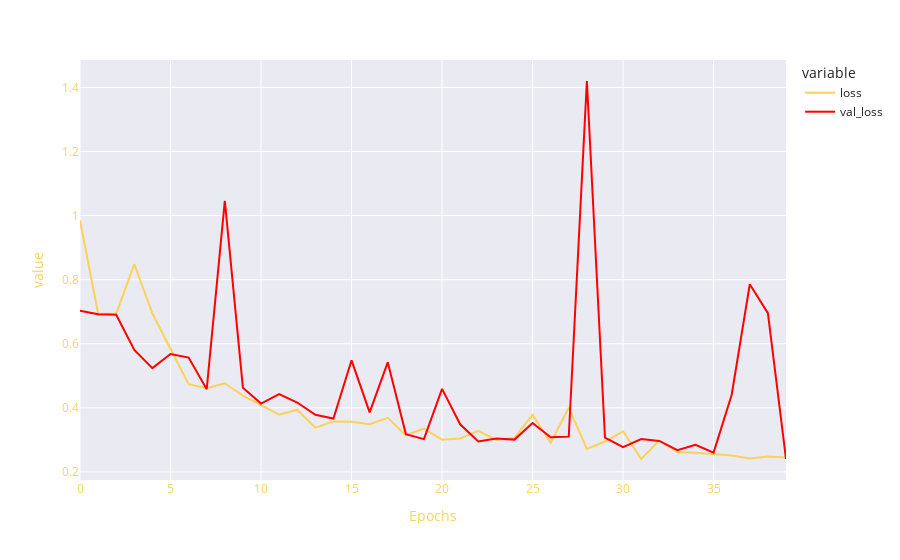

Here is the notebook cell this chart was saved with:
### Code cell
fig = px.line(results,y=[results['loss'],results['val_loss']],template="seaborn",color_discrete_sequence=['#fad25a','red'])
fig.update_layout(   
    title_font_color="#fad25a", 
    xaxis=dict(color="#fad25a",title='Epochs'), 
    yaxis=dict(color="#fad25a")
 )
fig.show()

### Figure 1 — Plotly figure (JSON) as saved in the notebook; plotly's stock layout.template omitted (floating-point values rounded to 4 significant figures)
{"data": [{"hovertemplate": "variable=loss<br>index=%{x}<br>value=%{y}<extra></extra>", "legendgroup": "loss", "line": {"color": "#fad25a", "dash": "solid"}, "marker": {"symbol": "circle"}, "mode": "lines", "name": "loss", "orientation": "v", "showlegend": true, "type": "scatter", "x": [0, 1, 2, 3, 4, 5, 6, 7, 8, 9, 10, 11, 12, 13, 14, 15, 16, 17, 18, 19, 20, 21, 22, 23, 24, 25, 26, 27, 28, 29, 30, 31, 32, 33, 34, 35, 36, 37, 38, 39], "xaxis": "x", "y": [0.9846, 0.6942, 0.6936, 0.8484, 0.6942, 0.5816, 0.4738, 0.4606, 0.4766, 0.4374, 0.4082, 0.3785, 0.394, 0.3379, 0.3574, 0.356, 0.3488, 0.3685, 0.3141, 0.3348, 0.3004, 0.3039, 0.3278, 0.2996, 0.3062, 0.3781, 0.291, 0.4002, 0.2716, 0.2946, 0.3266, 0.24, 0.2977, 0.2622, 0.2594, 0.2544, 0.2508, 0.2416, 0.2476, 0.2447], "yaxis": "y"}, {"hovertemplate": "variable=val_loss<br>index=%{x}<br>value=%{y}<extra></extra>", "legendgroup": "val_loss", "line": {"color": "red", "dash": "solid"}, "marker": {"symbol": "circle"}, "mode": "lines", "name": "val_loss", "orientation": "v", "showlegend": true, "type": "scatter", "x": [0, 1, 2, 3, 4, 5, 6, 7, 8, 9, 10, 11, 12, 13, 14, 15, 16, 17, 18, 19, 20, 21, 22, 23, 24, 25, 26, 27, 28, 29, 30, 31, 32, 33, 34, 35, 36, 37, 38, 39], "xaxis": "x", "y": [0.703, 0.6918, 0.6901, 0.5802, 0.5236, 0.5678, 0.5565, 0.4579, 1.046, 0.4621, 0.4131, 0.4428, 0.4164, 0.3779, 0.3665, 0.5481, 0.3857, 0.5419, 0.3178, 0.302, 0.459, 0.3484, 0.2949, 0.3043, 0.3006, 0.3525, 0.308, 0.3098, 1.42, 0.3069, 0.2771, 0.3023, 0.2965, 0.2673, 0.2842, 0.2598, 0.4406, 0.7855, 0.6955, 0.2401], "yaxis": "y"}], "layout": {"legend": {"title": {"text": "variable"}, "tracegroupgap": 0}, "margin": {"t": 60}, "title": {"font": {"color": "#fad25a"}}, "xaxis": {"anchor": "y", "color": "#fad25a", "domain": [0, 1], "title": {"text": "Epochs"}}, "yaxis": {"anchor": "x", "color": "#fad25a", "domain": [0, 1], "title": {"text": "value"}}}}
